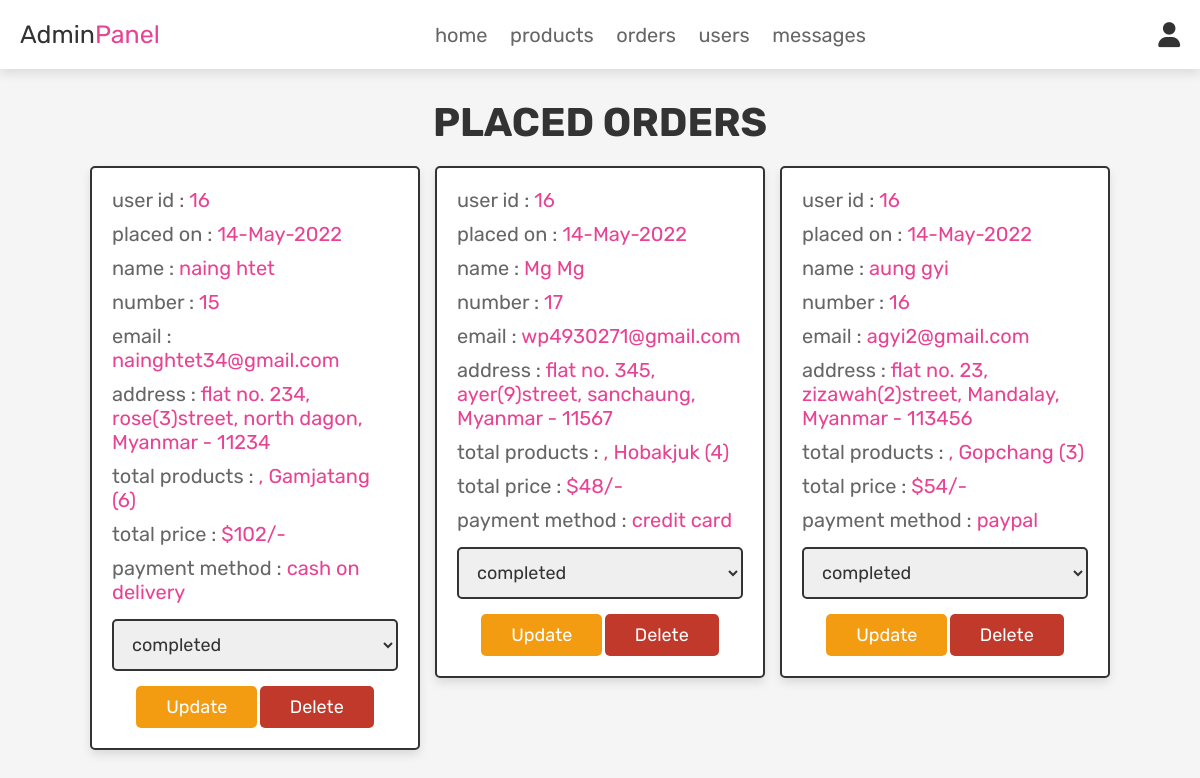
The app's page /admin_orders.php (signed in) with its own data.
### tables this page shows
CREATE TABLE `orders` (
  `id` int(100) NOT NULL,
  `user_id` int(100) NOT NULL,
  `name` varchar(100) NOT NULL,
  `number` varchar(12) NOT NULL,
  `email` varchar(100) NOT NULL,
  `method` varchar(50) NOT NULL,
  `address` varchar(500) NOT NULL,
  `total_products` varchar(1000) NOT NULL,
  `total_price` int(100) NOT NULL,
  `placed_on` varchar(50) NOT NULL,
  `payment_status` varchar(20) NOT NULL DEFAULT 'pending'
);

### admin_orders.php (the view, shortened to what this page needs)
<?php
@include 'config.php';
?>
<!DOCTYPE html>
<html lang="en">
<head>
   <link rel="stylesheet" href="https://cdnjs.cloudflare.com/ajax/libs/font-awesome/6.0.0/css/all.min.css">
   <link rel="stylesheet" href="css/admin_style.css">
</head>
<body>
<?php @include 'admin_header.php'; ?>
<section class="placed-orders">
   <h1 class="title">placed orders</h1>
   <div class="box-container">
      <?php
      $select_orders = mysqli_query($conn, "SELECT * FROM `orders`") or die('query failed');
      if(mysqli_num_rows($select_orders) > 0){
         while($fetch_orders = mysqli_fetch_assoc($select_orders)){
      ?>
      <div class="box">
         <p> user id : <span><?php echo $fetch_orders['user_id']; ?></span> </p>
         <p> placed on : <span><?php echo $fetch_orders['placed_on']; ?></span> </p>
         <p> name : <span><?php echo $fetch_orders['name']; ?></span> </p>
         <p> number : <span><?php echo $fetch_orders['number']; ?></span> </p>
         <p> email : <span><?php echo $fetch_orders['email']; ?></span> </p>
         <p> address : <span><?php echo $fetch_orders['address']; ?></span> </p>
         <p> total products : <span><?php echo $fetch_orders['total_products']; ?></span> </p>
         <p> total price : <span>$<?php echo $fetch_orders['total_price']; ?>/-</span> </p>
         <p> payment method : <span><?php echo $fetch_orders['method']; ?></span> </p>
         <form action="" method="post">
            <select name="update_payment">
               <option disabled selected><?php echo $fetch_orders['payment_status']; ?></option>
            </select>
            <input type="submit" name="update_order" value="update" class="option-btn">
            <a href="admin_orders.php?delete=<?php echo $fetch_orders['id']; ?>" class="delete-btn" onclick="return confirm('delete this order?');">delete</a>
         </form>
      </div>
      <?php
         }
      }else{
         echo '<p class="empty">no orders placed yet!</p>';
      }
      ?>
   </div>
</section>
</body>
</html>

### css/admin_style.css (style rules this page uses)
:root { --pink:#e84393; --red:#c0392b; --orange:#f39c12; --black:#333; --white:#fff; --light-color:#666; --light-white:#ccc; --light-bg:#f5f5f5; --border:.2rem solid var(--black); --box-shadow:0 .5rem 1rem rgba(0,0,0,.1); }
* { font-family: 'Rubik', sans-serif; margin:0; padding:0; box-sizing: border-box; outline: none; border:none; text-decoration: none; transition:all .2s linear; }
html { font-size: 62.5%; overflow-x: hidden; scroll-behavior: smooth; scroll-padding-top: 6.5rem; }
body { background: var(--light-bg); }
section { padding:3rem 2rem; }
.title { text-align: center; margin-bottom: 2rem; color:var(--black); text-transform: uppercase; font-size: 4rem; }
.btn, .delete-btn, .option-btn { display: inline-block; border-radius: .5rem; margin-top: 1rem; font-size: 1.8rem; color:var(--white); cursor: pointer; padding:1rem 3rem; text-transform: capitalize; }
.delete-btn { background-color: var(--red); }
.option-btn { background-color: var(--orange); }
.placed-orders .box-container { display: grid; grid-template-columns: repeat(auto-fit, 33rem); gap:1.5rem; align-items: flex-start; max-width: 1200px; margin: 0 auto; justify-content: center; }
.placed-orders .box-container .box { padding:2rem; border:var(--border); background-color: var(--white); box-shadow: var(--box-shadow); border-radius: .5rem; }
.placed-orders .box-container .box p { margin-bottom: 1rem; font-size: 2rem; color:var(--light-color); }
.placed-orders .box-container .box p span { color:var(--pink); }
.placed-orders .box-container .box form { margin-top: 1rem; text-align: center; }
.placed-orders .box-container .box form select { width: 100%; border:var(--border); padding:1.2rem 1.4rem; font-size: 1.8rem; color:var(--black); border:var(--border); border-radius: .5rem; margin:.5rem 0; }

### records on screen
orders: user "16", placed_on "14-May-2022", name "naing htet", number "15", email "nainghtet34@gmail.com", address "flat no. 234, rose(3)street, north dagon, Myanmar - 11234", total_products ", Gamjatang (6)", total_price "102", method "cash on delivery", update_payment "completed"
orders: user "16", placed_on "14-May-2022", name "Mg Mg", number "17", email "wp4930271@gmail.com", address "flat no. 345, ayer(9)street, sanchaung, Myanmar - 11567", total_products ", Hobakjuk (4)", total_price "48", method "credit card", update_payment "completed"
orders: user "16", placed_on "14-May-2022", name "aung gyi", number "16", email "agyi2@gmail.com", address "flat no. 23, zizawah(2)street, Mandalay, Myanmar - 113456", total_products ", Gopchang (3)", total_price "54", method "paypal", update_payment "completed"
